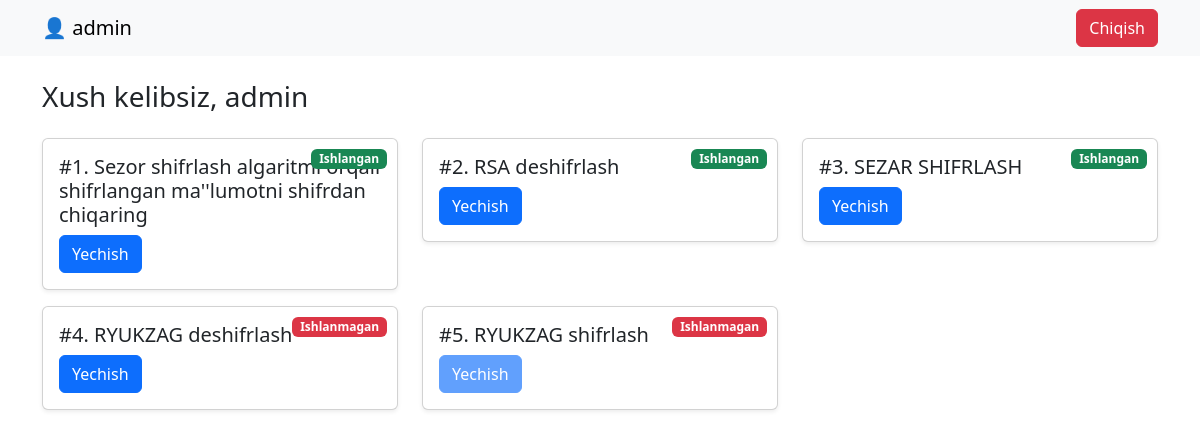
The app's page / (signed in) with its own data.
### decodingapp/models.py (models this page shows, shortened)
class Savol(models.Model):
    title=models.TextField(max_length=255,blank=False)
    des=RichTextField(blank=False)
    id=models.BigAutoField(primary_key=True)
    answer=models.TextField(max_length=255,blank=False)

### decodingapp/views.py (the view)
# urls.py: 2. Add a URL to urlpatterns:  path('', views.home, name='home')
@login_required(login_url='login')
def home(request):
    user_data, created = Usr.objects.get_or_create(user=request.user)
    savollar = Savol.objects.all()
    return render(request, 'index.html', {"user_data": user_data, 'ques': savollar})

### decodingapp/templates/index.html (shortened to what this page needs)
{% load static %}
<!DOCTYPE html>
<html lang="uz">
<head>
    <link href="https://cdn.jsdelivr.net/npm/bootstrap@5.3.0/dist/css/bootstrap.min.css" rel="stylesheet">
</head>
<body>
    <nav class="navbar navbar-expand-lg navbar-light bg-light">
        <div class="container">
            <a class="navbar-brand" href="#">👤 {{  request.user.username }}</a>
            <div class="d-flex">
                <a href="{% url 'logout' %}" class="btn btn-danger">Chiqish</a>
            </div>
        </div>
    </nav>
    <div class="container mt-4">
        <h3 class="mb-4">Xush kelibsiz, {{ request.user.username }} </h3>
        <div class="row">
            {% for i in ques %}
            <div class="col-md-4 mb-3">
                <div class="card shadow-sm position-relative">
                    <span class="badge badge-top-right {% if user_data.lvl <= i.id %}bg-danger{% else %}bg-success{% endif %}">
                        {% if user_data.lvl <= i.id %} Ishlanmagan {% else %} Ishlangan {% endif %}
                    </span>
                    <div class="card-body">
                        <h5 class="card-title">#{{ i.id }}. {{ i.title }}</h5>
                        <a href="{% url 'seepost' i.id %}" class="btn btn-primary {% if user_data.lvl < i.id %}disabled{% endif %}">
                            Yechish
                        </a>
                    </div>
                </div>
            </div>
            {% endfor %}
        </div>
    </div>
</body>
</html>

### decodingapp/templates/index.html (style rules this page uses)
.badge-top-right { position: absolute; top: 10px; right: 10px; }

### records on screen
Savol: shows "Ishlangan", id "1", title "Sezor shifrlash algaritmi orqali shifrlangan ma''lumotni shifrdan chiqaring"
Savol: shows "Ishlangan", id "2", title "RSA deshifrlash"
Savol: shows "Ishlangan", id "3", title "SEZAR SHIFRLASH"
Savol: shows "Ishlanmagan", id "4", title "RYUKZAG deshifrlash"
Savol: shows "Ishlanmagan", id "5", title "RYUKZAG shifrlash"

### other values on screen
{{ request.user.username }} "admin"
